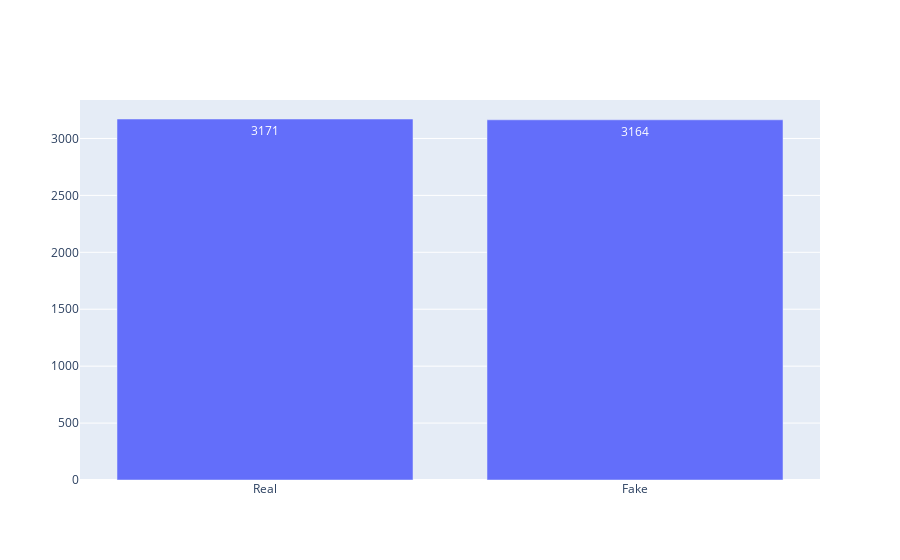

The code cell stored with this chart in its notebook:
### Code cell
plot = go.Figure(data = [go.Bar(x=['Real','Fake'], y=z, text=z)])
plot.show()

### Figure 1 — Plotly figure (JSON) as saved in the notebook; plotly's stock layout.template omitted (floating-point values rounded to 4 significant figures)
{"data": [{"text": [3171, 3164], "type": "bar", "x": ["Real", "Fake"], "y": [3171, 3164]}], "layout": {}}
